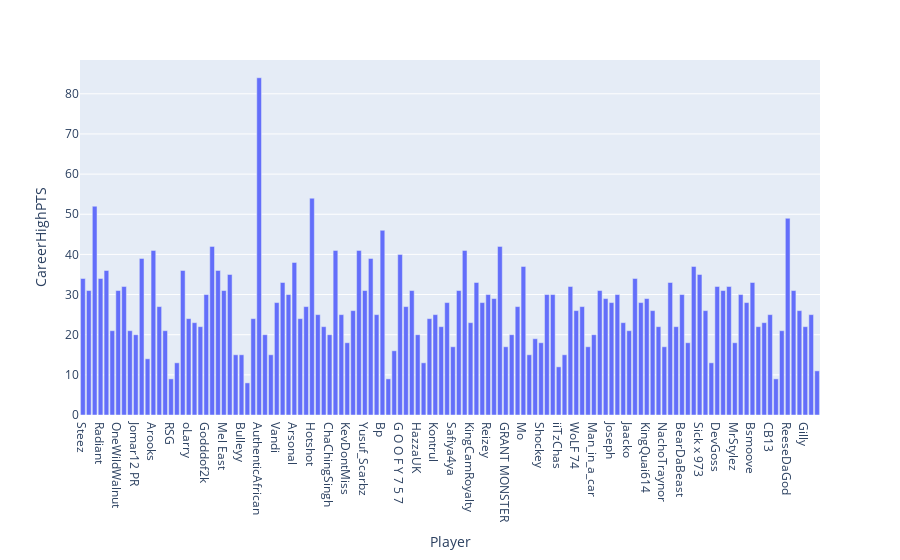

The code cell stored with this chart in its notebook:
### Code cell
barplt_players(players,"CareerHighPTS")

### Figure 1 — Plotly figure (JSON) as saved in the notebook; plotly's stock layout.template omitted (floating-point values rounded to 4 significant figures)
{"data": [{"alignmentgroup": "True", "hoverlabel": {"namelength": 0}, "hovertemplate": "Player=%{x}<br>CareerHighPTS=%{y}", "legendgroup": "", "marker": {"color": "#636efa"}, "name": "", "offsetgroup": "", "orientation": "v", "showlegend": false, "textposition": "auto", "type": "bar", "x": ["Steez", "Newdini33", "ZDS", "Radiant", "oCASSIUS", "BreadwinnerLA", "OneWildWalnut", "Mama Im Dat Man", "LavishPhenom", "Jomar12 PR", "King Peroxide", "Daveed 3x", "Arooks", "BigMeek", "chaddynick", "RSG", "SlayIsland", "Plondo", "oLarry", "LYKaPRO", "Savage", "Godddof2k", "Strainer", "oFAB", "Mel East", "ProFusion", "NO xAUTOGRAPHSx", "Bulleyy", "Suavy", "UniversaIPhenom", "AuthenticAfrican", "DDouble", "Jayrod", "Vandi", "Dat Boy Shotz", "XxSTL2LAxX", "Arsonal", "Jay a FooL", "Rando", "Hotshot", "MaJes7ic", "l 24k Dropoff l", "ChaChingSingh", "Yeah I Compete", "Deedz", "KevDontMiss", "Gliz", "Ria", "Yusuf_Scarbz", "worthingcolt", "BalILikeSeem", "Bp", "Roman", "Zakyy610", "G O O F Y 7 5 7", "Idrisdagoat6", "iamadamthe1st", "HazzaUK", "YEYNotGaming", "OriginalMalik", "Kontrul", "Detoxys", "Mootyy", "Safiya4ya", "Vert", "Kev", "KingCamRoyalty", "TuckerLocksUp", "UCMANNY", "Reizey", "DT", "Dimez", "GRANT MONSTER", "Rux", "PeteBeBallin", "Mo", "Sherm", "NateKahl", "Shockey", "Wavy.zay", "Lav", "iiTzChas", "Shuttles", "Swizurk", "WoLF 74", "Ramo", "Lord Beezus", "Man_in_a_car", "Matty", "iiNsaniTTy", "Joseph", "splashking", "May", "Jaacko", "Kenny Got Work", "Doza", "KingQuai614", "TsJosh", "OOC Slim", "NachoTraynor", "FEAST", "TURNUPDEFENSE", "BearDaBeast", "JoJo", "Hood", "Sick x 973", "All Hail Trey", "ToXsiK", "DevGoss", "Lotty", "JMoneyRep817", "MrStylez", "MOAM", "KelMav", "Bsmoove", "Type", "Jin", "CB13", "Chiquita", "Gradient", "ReeseDaGod", "Dayfri", "Demon JT", "Gilly", "USERPICK", "PaulB"], "xaxis": "x", "y": [34, 31, 52, 34, 36, 21, 31, 32, 21, 20, 39, 14, 41, 27, 21, 9, 13, 36, 24, 23, 22, 30, 42, 36, 31, 35, 15, 15, 8, 24, 84, 20, 15, 28, 33, 30, 38, 24, 27, 54, 25, 22, 20, 41, 25, 18, 26, 41, 31, 39, 25, 46, 9, 16, 40, 27, 31, 20, 13, 24, 25, 22, 28, 17, 31, 41, 23, 33, 28, 30, 29, 42, 17, 20, 27, 37, 15, 19, 18, 30, 30, 12, 15, 32, 26, 27, 17, 20, 31, 29, 28, 30, 23, 21, 34, 28, 29, 26, 22, 17, 33, 22, 30, 18, 37, 35, 26, 13, 32, 31, 32, 18, 30, 28, 33, 22, 23, 25, 9, 21, 49, 31, 26, 22, 25, 11], "yaxis": "y"}], "layout": {"barmode": "relative", "legend": {"tracegroupgap": 0}, "margin": {"t": 60}, "xaxis": {"anchor": "y", "domain": [0, 1], "title": {"text": "Player"}}, "yaxis": {"anchor": "x", "domain": [0, 1], "title": {"text": "CareerHighPTS"}}}}
